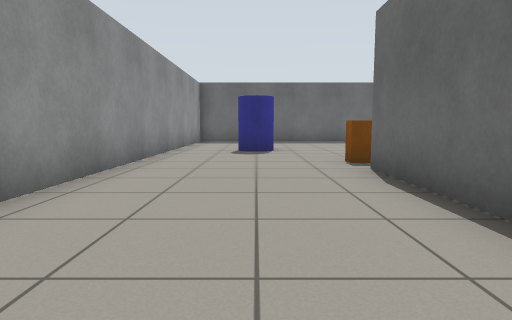
view 1 (above)

14 first-person views from a walk through a world built for the Gazebo simulator. The camera is 0.72 m above the floor, tilts 6° down and sees 75° across. The floor is counted in squares, 1 m on a side. Each view is taken from the middle of a square. On the plan, view 1 faces up. The plan holds only what a view shows up to about 10 squares ahead; the rest is blank.

view 2
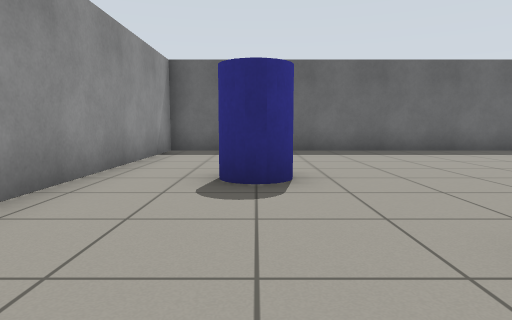

view 3
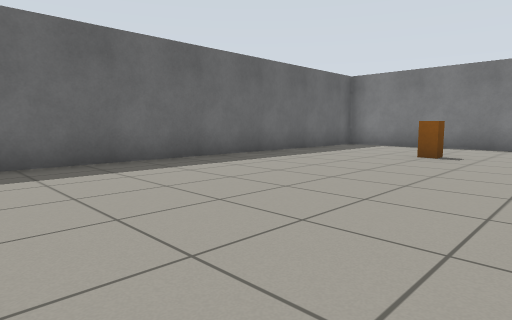

view 4
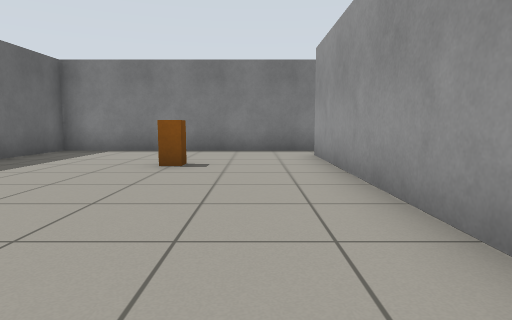

view 5
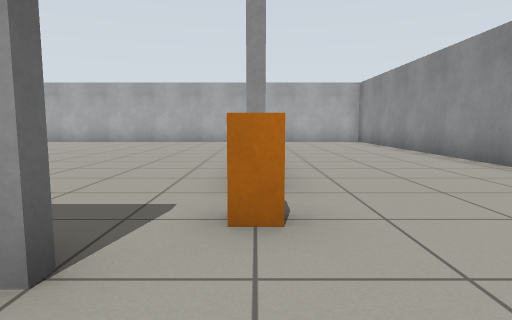

view 6
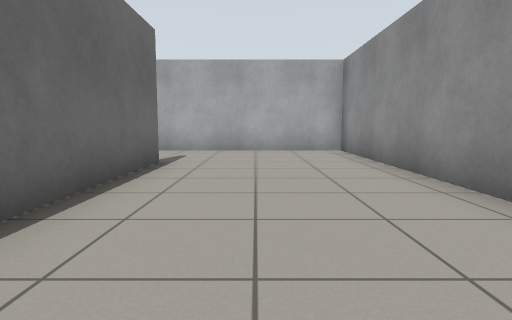

view 7
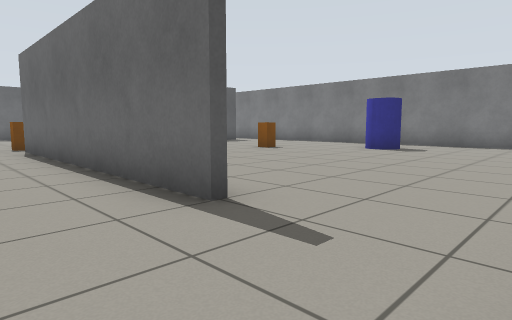

view 8
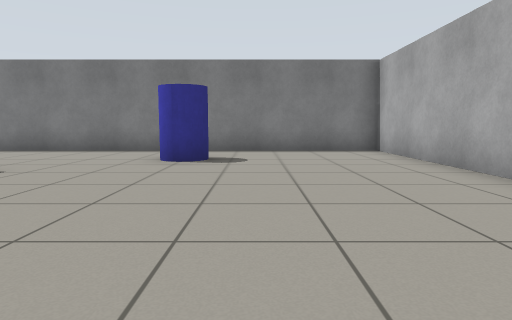

view 9
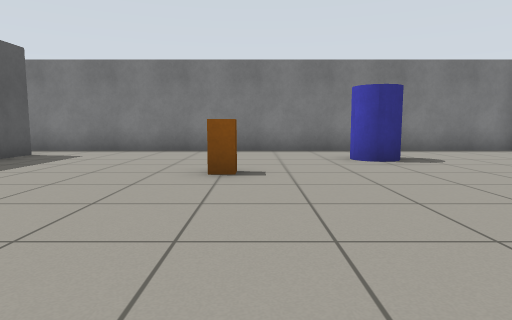

view 10
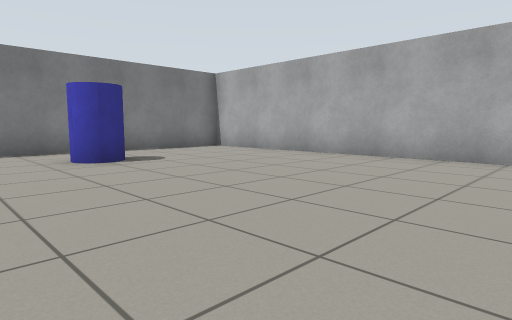

view 11
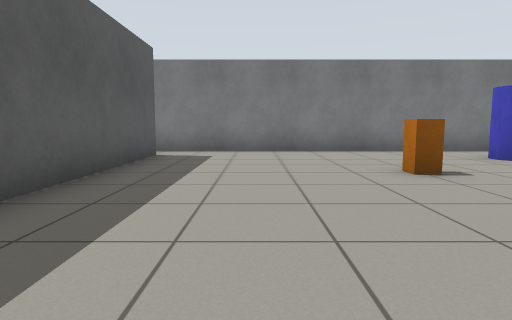

view 12
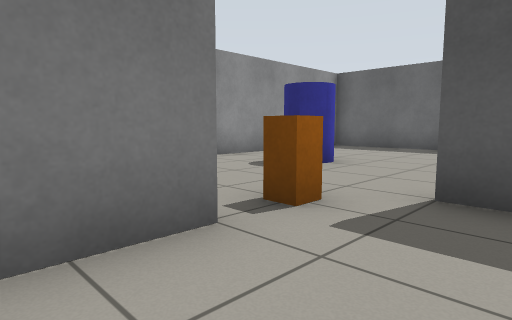

view 13
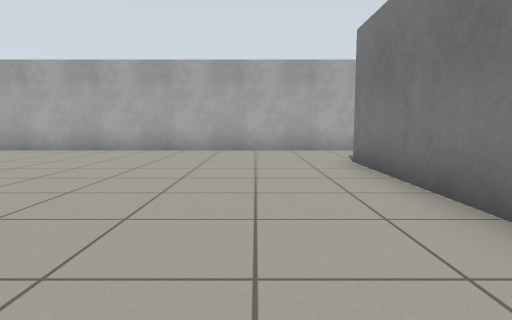

view 14
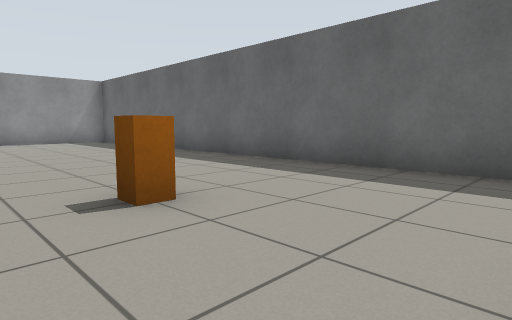

### Floor plan
Points are (right, up) in squares from view 1. A wall is a line through its corners. A room is listed if a view was taken in it or the views show most of it. See-through windows are left out.
Room 1 (views 1, 2, 3, 4, 5, 6, 7, 14)
walls: (3.6, 7.4) (3, 7.4); (4.8, 7.6) (11, 7.6); (12.4, 6.5) (12.4, 14.4) (-2.4, 14.4) (-2.4, -5.4) (3.5, -5.4); (1.9, -2.6) (1.9, 5.5)
ways out: opening at (2.7, -4) to room 2; opening at (3, 6) to room 2; opening at (12, 7) to room 2
objects: blue cylinder (0, 9) to (0, 10); orange box (2, 6); orange box (9, 10)
Room 2 (views 8, 9, 10, 11, 12, 13)
walls: (2.1, 1.6) (2.1, -2.5); (11, 7.4) (6, 7.4); (2.1, 5.5) (2.1, 4.1); (3.5, -5.4) (12.4, -5.4) (12.4, 6.5)
ways out: opening at (2.7, -4) to room 1; opening at (3, 6) to room 1; opening at (12, 7) to room 1
objects: orange box (8, 2); blue cylinder (10, -1) to (10, 0)

Positions as (right, up) in squares from view 1, and headings:
1: (0, 0), facing up
2: (0, 5), facing up
3: (1, 8), facing up-right
4: (3, 9), facing right
5: (2, 9), facing down
6: (0, 4), facing down
7: (0, -5), facing up-right
8: (3, -2), facing right
9: (3, 2), facing right
10: (3, 2), facing down-right
11: (3, 5), facing right
12: (4, 4), facing up-left
13: (4, 4), facing down
14: (12, 9), facing up-left
